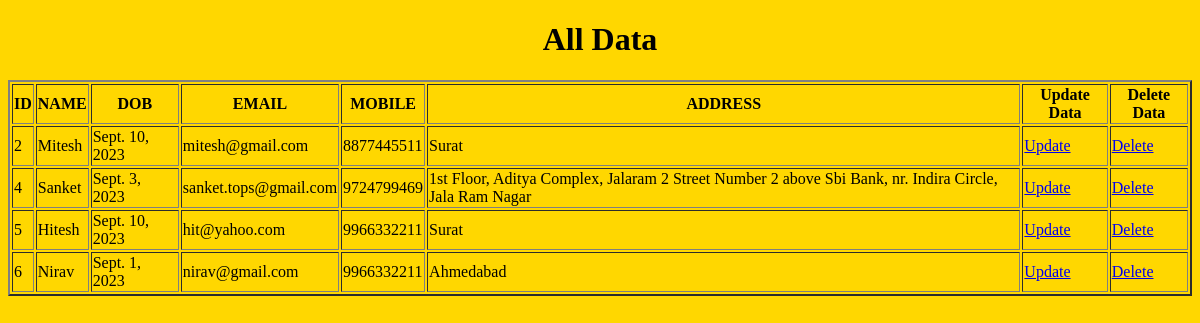
The app's page /showdata/, older data.
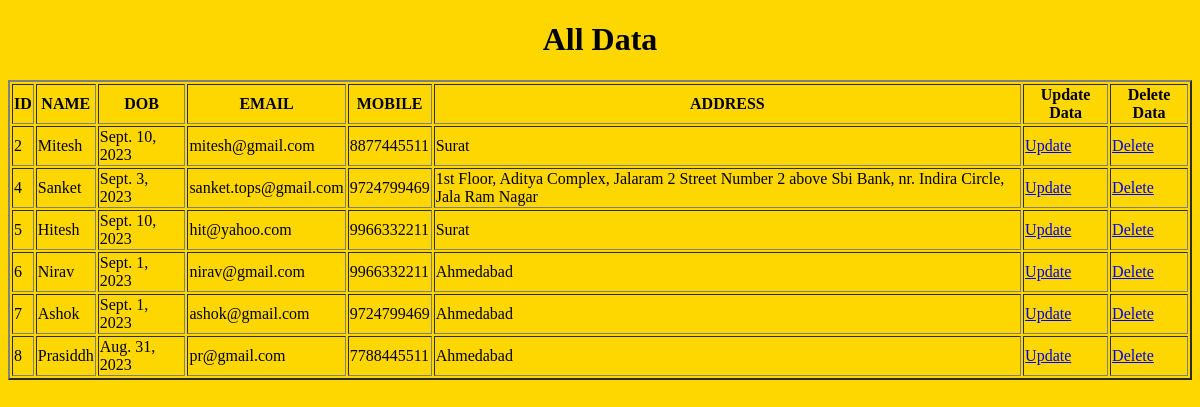
The same page, newer data.
### myapp/models.py (models this page shows)
class studinfo(models.Model):
    name=models.CharField(max_length=20)
    email=models.EmailField()
    dob=models.DateField()
    mobile=models.BigIntegerField()
    address=models.TextField()
    def __str__(self) -> str:
        return self.name

### myapp/views.py (the view)
# urls.py: path('showdata/',views.showdata,name='showdata'),
def showdata(request):
    stdata=studinfo.objects.all()
    return render(request,'showdata.html',{'stdata':stdata})

### templates/showdata.html (shortened to what this page needs)
<!DOCTYPE html>
<html lang="en">
<head>
</head>
<body bgcolor="gold">
    <center><h1>All Data</h1></center>
    <table border="2" align="center">
        <tr>
            <th>ID</th>
            <th>NAME</th>
            <th>DOB</th>
            <th>EMAIL</th>
            <th>MOBILE</th>
            <th>ADDRESS</th>
            <th>Update Data</th>
            <th>Delete Data</th>
        </tr>
        {% for i in stdata %}
        <tr>
            <td>{{i.id}}</td>
            <td>{{i.name}}</td>
            <td>{{i.dob}}</td>
            <td>{{i.email}}</td>
            <td>{{i.mobile}}</td>
            <td>{{i.address}}</td>
            <td><a href="/updatedata/{{i.id}}">Update</a></td>
            <td><a href="/deletedata/{{i.id}}">Delete</a></td>
        </tr>
        {% endfor %}
    </table>
</body>
</html>

Row changes from the older to the newer data that the page shows:
added studinfo: id "7", name "Ashok", dob "Sept. 1, 2023", email "ashok@gmail.com", mobile "9724799469", address "Ahmedabad"
added studinfo: id "8", name "Prasiddh", dob "Aug. 31, 2023", email "pr@gmail.com", mobile "7788445511", address "Ahmedabad"
